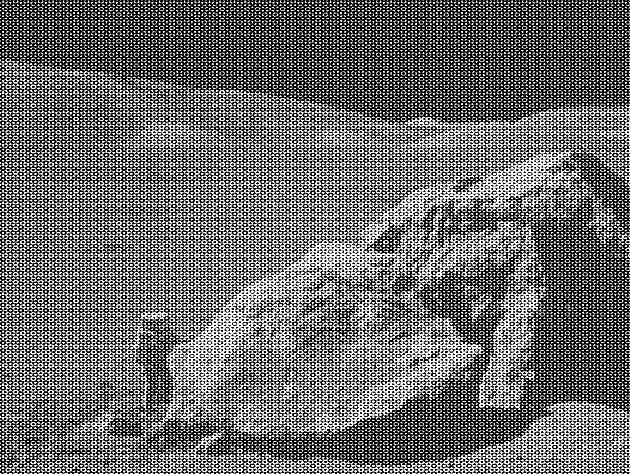
#> input picture 09/moonlanding.png, 630 x 474 px
$ jupyter execute 09ex_Algorithms.ipynb
#> lines starting #> are read from the running program, lines starting #| are printed output that depends on the picture
1\. **Maximum wind speed prediction at the Sprogø station**

The exercise goal is to predict the maximum wind speed occurring every 50 years even if no measure exists for such a period. The available data are only measured over 21 years at the Sprogø meteorological station located in Denmark.

The annual maxima are supposed to fit a normal probability density function. However such function is not going to be estimated because it gives a probability from a wind speed maxima. Finding the maximum wind speed occurring every 50 years requires the opposite approach, the result needs to be found from a defined probability. That is the quantile function role and the exercise goal will be to find it. In the current model, it is supposed that the maximum wind speed occurring every 50 years is defined as the upper 2% quantile.

By definition, the quantile function is the inverse of the cumulative distribution function. The latter describes the probability distribution of an annual maxima. In the exercise, the cumulative probability $p_i$ for a given year i is defined as $p_i = i/(N+1)$ with $N = 21$, the number of measured years. Thus it will be possible to calculate the cumulative probability of every measured wind speed maxima. From those experimental points, the scipy.interpolate module will be very useful for fitting the quantile function. Finally the 50 years maxima is going to be evaluated from the cumulative probability of the 2% quantile.

Practically, load the dataset:

```python
import numpy as np
max_speeds = np.load('max-speeds.npy')
years_nb = max_speeds.shape[0]
```

Compute then the cumulative probability $p_i$ (`cprob`) and sort the maximum speeds from the data. Use then the  UnivariateSpline from scipy.interpolate to define a quantile function and thus estimate the probabilities.

In the current model, the maximum wind speed occurring every 50 years is defined as the upper 2% quantile. As a result, the cumulative probability value will be:

```python
fifty_prob = 1. - 0.02
```

So the storm wind speed occurring every 50 years can be guessed as:

``` python
fifty_wind = quantile_func(fifty_prob)
```

2\. **Curve fitting of temperature in Alaska**

The temperature extremes in Alaska for each month, starting in January, are given by (in degrees Celcius):

max:  17,  19,  21,  28,  33,  38, 37,  37,  31,  23,  19,  18

min: -62, -59, -56, -46, -32, -18, -9, -13, -25, -46, -52, -58

* Plot these temperature extremes.
* Define a function that can describe min and max temperatures.
* Fit this function to the data with scipy.optimize.curve_fit().
* Plot the result. Is the fit reasonable? If not, why?
* Is the time offset for min and max temperatures the same within the fit accuracy?

[cell 1]
import numpy as np
import scipy as sp
import matplotlib.pyplot as plt

m = np.arange(1,13)
tM = np.array([17, 19, 21, 28, 33, 38, 37, 37, 31, 23, 19, 18])
tm = np.array([-62, -59, -56, -46, -32, -18, -9, -13, -25, -46, -52, -58])

def fit(x, Amp, freq, O_phi, O_temp):
    return Amp * np.cos( freq * np.pi * ( x + O_phi)  ) + O_temp

pT, cT = sp.optimize.curve_fit(fit, m, tM, p0=[ 12, 0.2, 3, 30])
pt, ct = sp.optimize.curve_fit(fit, m, tm, p0=[ 20, 0.2, 3, -30])

lsp = np.linspace(0,13,1000)
plt.scatter(m, tM, color='red', label='T max')
plt.scatter(m, tm, color='blue', label='T min')
plt.plot(lsp, fit(lsp, pT[0], pT[1], pT[2], pT[3]), color='red', label='Fit Tmax')
plt.plot(lsp, fit(lsp, pt[0], pt[1], pt[2], pt[3]), color='blue', label='Fit Tmin')
plt.legend()
plt.ylabel('Temperature (Celsius)')
plt.xlabel('Month')
plt.grid()
plt.show()
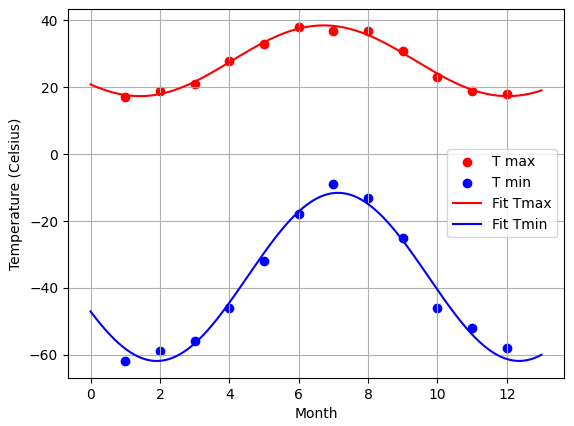
#> figure drawn by matplotlib, 1 panel; curve peaks at x = 6.73, y = 38.53; curve peaks at x = 7.13, y = -11.56

print('Time offset for Tmax:', pT[2], '+-', cT[2,2])
print('Time offset for Tmin:', pt[2], '+-', ct[2,2])

print('Diff in time offset:', np.abs(pT[2]-pt[2]), '+-', np.sqrt(cT[2,2]**2+cT[2,2]**2), 'in month units')
print('More or less two weeks')

3\. **2D minimization of a six-hump camelback function**

$$
f(x,y) = \left(4-2.1x^2+\frac{x^4}{3} \right) x^2 +xy + (4y^2 -4)y^2
$$

has multiple global and local minima. Find the global minima of this function.

Hints:

* Variables can be restricted to $-2 < x < 2$ and $-1 < y < 1$.
* Use numpy.meshgrid() and pylab.imshow() to find visually the regions.
* Use scipy.optimize.minimize(), optionally trying out several of its methods.

How many global minima are there, and what is the function value at those points? What happens for an initial guess of $(x, y) = (0, 0)$ ?

[cell 2]
import numpy as np
import scipy as sp
import matplotlib.pylab as pl

x = np.linspace(-2, 2, 1000)
y = np.linspace(-1, 1, 1000)
X, Y = np.meshgrid(x, y)

def f(z):
    x = z[0]
    y = z[1]
    return (4-2.1*x**2+(x**4)/3)*x**2 + x*y + (4*y**2-4)*y**2

p1 = [1, 0.7]
p2 = [-0.5, -0.25]
p3 = [0,0]

c1 = sp.optimize.minimize(f, p1)
c2 = sp.optimize.minimize(f, p2)
c3 = sp.optimize.minimize(f, p3)


pl.imshow(f([X, Y]), extent=(-2, 2, -1, 1), aspect='auto')                  # extend
pl.scatter(p1[0], p1[1], marker='x', color='blue', label='guess 1')
pl.scatter(p2[0], p2[1], marker='x', color='red', label='guess 2')
pl.scatter(p3[0], p3[1], marker='x', color='black', label='guess 3')

pl.scatter(c1.x[0], c1.x[1], marker='o', color='blue', label='convergence 1')
pl.scatter(c2.x[0], c2.x[1], marker='o', color='red', label='convergence 2')
pl.scatter(c3.x[0], c3.x[1], marker='o', color='black', label='convergence 3')

pl.legend()
pl.colorbar()
pl.xlabel('x')
pl.ylabel('y')
pl.title('Min of the function')

print('Minimal point x value ( starting from', 'c1', ') :', c1.x)
print('Minimal point x value ( starting from', 'c2', ') :', c2.x)
print('Minimal point x value ( starting from', 'c3', ') :', c3.x)

pl.show()
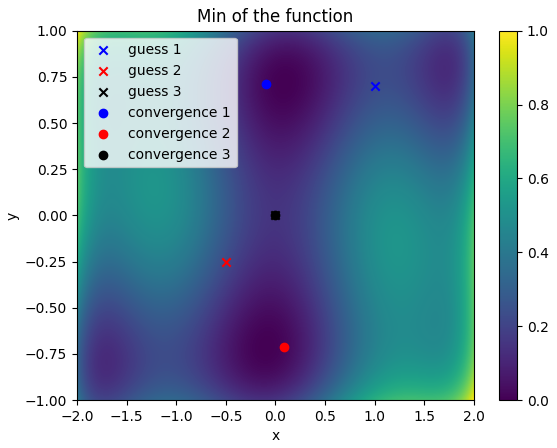
#> figure drawn by matplotlib, 2 panels

4\. **FFT of a simple dataset**

Performe a periodicity analysis on the lynxs-hares population

5\. **FFT of an image**

* Examine the provided image `moonlanding.png`, which is heavily contaminated with periodic noise. In this exercise, we aim to clean up the noise using the Fast Fourier Transform.
* Load the image using pylab.imread().
* Find and use the 2-D FFT function in scipy.fftpack, and plot the spectrum (Fourier transform of) the image. Do you have any trouble visualising the spectrum? If so, why?
* The spectrum consists of high and low frequency components. The noise is contained in the high-frequency part of the spectrum, so set some of those components to zero (use array slicing).
* Apply the inverse Fourier transform to see the resulting image.

[cell 3]
from scipy import fftpack
import numpy as np
import matplotlib.pyplot as pl
from matplotlib.colors import LogNorm

d = pl.imread('moonlanding.png')
#> d is the input picture: shape (474, 630) float32; min 0, max 1, mean 0.424

pl.imshow(d, cmap='gray')
pl.title('Original figure')
pl.axis('off')
pl.show()


fft_d = fftpack.fft2(d)
p_fft_d = np.abs(fft_d)
pl.imshow(p_fft_d, norm=LogNorm(vmin=5))
pl.title('Power fft signal')
pl.colorbar()
pl.axis('off')
pl.show()
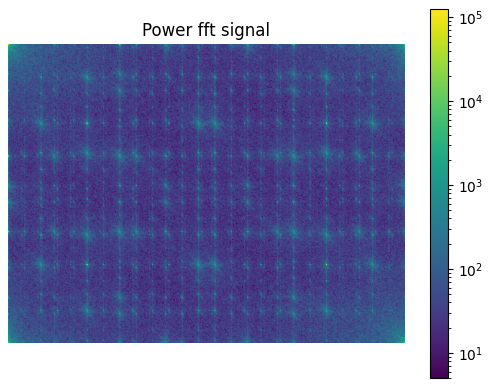
#> figure drawn by matplotlib, 2 panels


percentile = 99.95
fft_d[p_fft_d > np.percentile(p_fft_d, percentile)] = 0
p_fft_d[p_fft_d > np.percentile(p_fft_d, percentile)] = 0
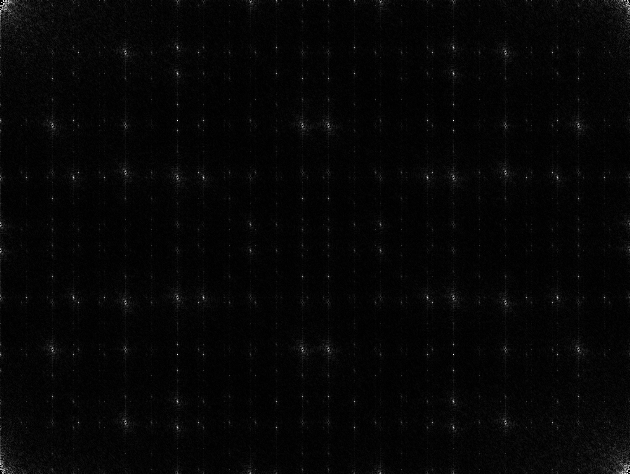
#> p_fft_d: shape (474, 630) float32; min 0, max 1996.7, mean 48.3; drawn with min black and max white
pl.imshow(p_fft_d)
pl.title('Power fft signal filtered')
pl.colorbar()
pl.axis('off')
pl.show()
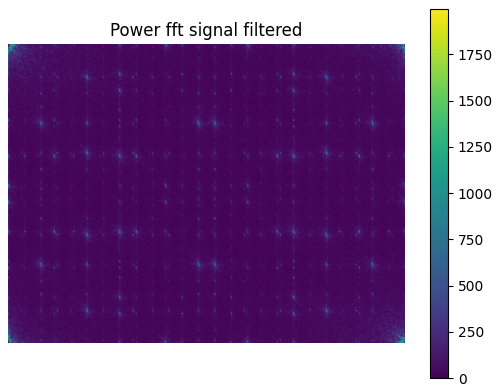
#> figure drawn by matplotlib, 2 panels


d_c = fftpack.ifft2(fft_d).real
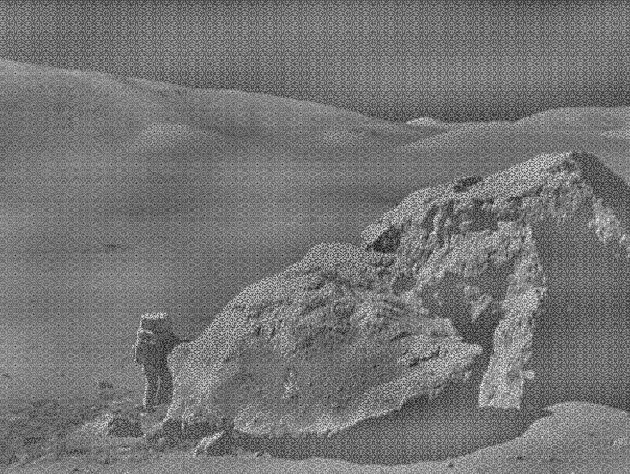
#> d_c: shape (474, 630) float32; min -0.608, max 0.712, mean 8.18e-10; drawn with min black and max white
pl.imshow(d_c, cmap='gray')
pl.title('Final figure')
pl.axis('off')
pl.show()
